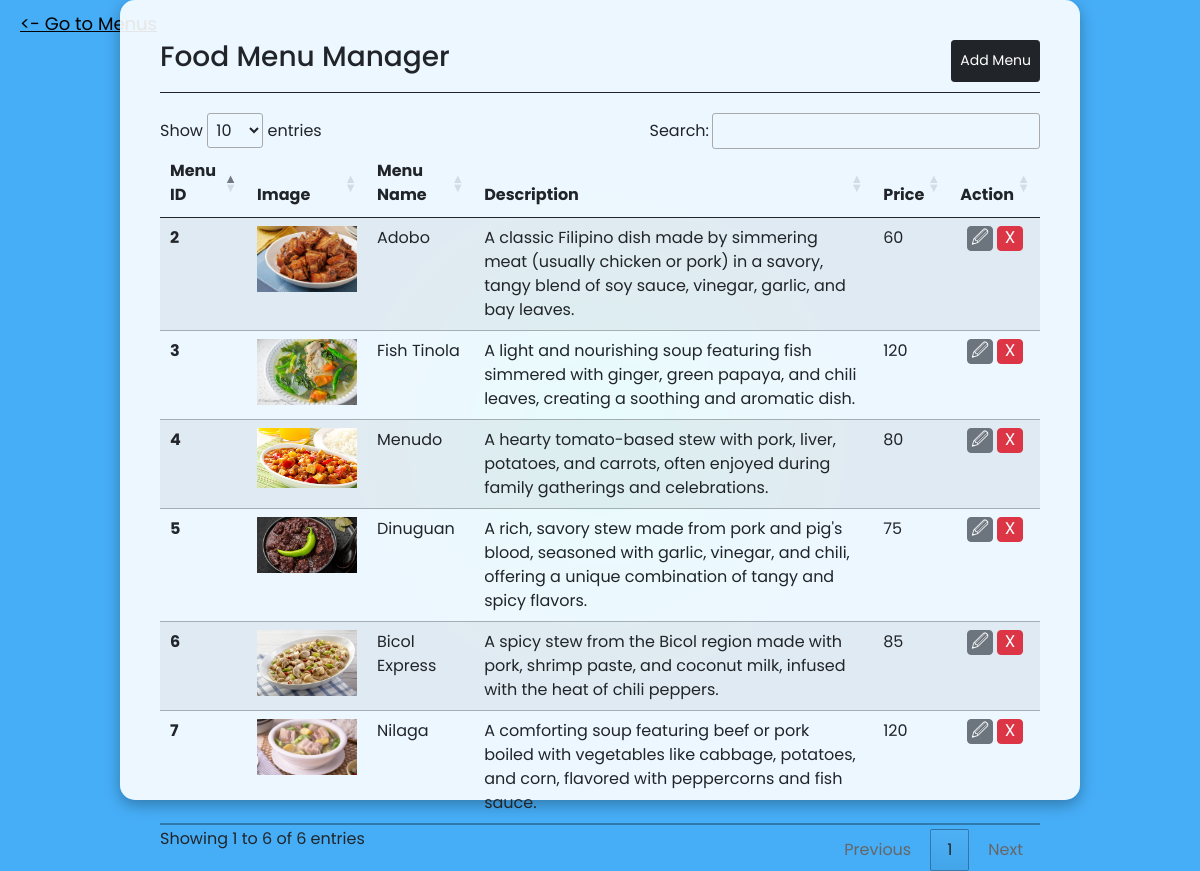
The app's page /menu-manager.php with its own data.
### tables this page shows
CREATE TABLE `tbl_menu` (
  `tbl_menu_id` int(11) NOT NULL,
  `image` varchar(255) NOT NULL,
  `name` varchar(255) NOT NULL,
  `description` varchar(255) NOT NULL,
  `price` int(11) NOT NULL
);

### menu-manager.php (the view, shortened to what this page needs)
<!DOCTYPE html>
<html lang="en">
<head>
    <link href="https://cdn.jsdelivr.net/npm/bootstrap@5.0.2/dist/css/bootstrap.min.css" rel="stylesheet">
    <link rel="stylesheet" href="https://cdn.datatables.net/1.13.7/css/jquery.dataTables.css" />
</head>
<body>
    <div class="main">
        <a href="./index.php"><- Go to Menus</a>
        <div class="container">
            <div class="header-container">
                <h3>Food Menu Manager</h3>
                <button type="button" class="btn btn-dark btn-sm" data-bs-toggle="modal" data-bs-target="#addMenuModal">
                    Add Menu
                </button>
            </div>
            <div class="menu-container">
                <table class="table table-striped table-hover table-sm" id="taskTable">
                    <thead>
                        <tr>
                            <th scope="col">Menu ID</th>
                            <th scope="col">Image</th>
                            <th scope="col">Menu Name</th>
                            <th scope="col">Description</th>
                            <th scope="col">Price</th>
                            <th scope="col">Action</th>
                        </tr>
                    </thead>
                    <tbody>
                        <?php
                            include('./conn/conn.php');
                            $stmt = $conn->prepare("SELECT * FROM tbl_menu");
                            $stmt->execute();
                            $result = $stmt->fetchAll();
                            foreach ($result as $row) {
                                $menuId = $row['tbl_menu_id'];
                                $image = $row['image'];
                                $name = $row['name'];
                                $description = $row['description'];
                                $price = $row['price'];
                                ?>
                                <tr>
                                    <th><?= $menuId ?></th>
                                    <td id="image-<?= $menuId ?>"> <img src="<?= $image ?>" alt="" width="100px"> </td>
                                    <td id="name-<?= $menuId ?>"><?= $name ?></td>
                                    <td id="description-<?= $menuId ?>"><?= $description ?></td>
                                    <td id="price-<?= $menuId ?>"><?= $price ?></td>
                                    <td>
                                        <div class="action-button">
                                            <button class="btn btn-secondary" onclick="updateMenu(<?= $menuId ?>)">&#128393;</button>
                                            <button class="btn btn-danger" onclick="deleteMenu(<?= $menuId ?>)">X</button>
                                        </div>
                                    </td>
                                </tr>
                                <?php
                            }
                        ?>
                    </tbody>
                </table>
            </div>
        </div>
    </div>
</body>
</html>

### menu-manager.php (style rules this page uses)
* { margin: 0; padding: 0; font-family: 'Poppins', sans-serif; }
body { background-image: radial-gradient(circle 248px at center, #16d9e3 0%, #30c7ec 47%, #46aef7 100%); background-repeat: no-repeat; background-attachment: fixed; background-size: cover; position: relative; }
.main { display: flex; justify-content: center; align-items: center; height: 100vh; }
.main > a { position: absolute; color: #000; font-size: 18px; top: 10px; left: 20px; }
.container { display: flex; flex-direction: column; align-items: center; padding: 40px 40px 30px 40px; background-color: rgba(255, 255, 255, 0.9); border-radius: 15px; box-shadow: rgba(0, 0, 0, 0.3) 0 5px 15px; width: 80%; height: 800px; position: absolute; }
.header-container { display: flex; justify-content: space-between; width: 100%; border-bottom: 1px solid; margin-bottom: 20px; padding-bottom: 10px; }
.header-container > h3 { font-weight: 500; }
.menu-container { position: relative; width: 100%; }
.action-button { display: flex; justify-content: center; }
.action-button > button { width: 25px; height: 25px; font-size: 17px; display: flex !important; justify-content: center; align-items: center; margin: 0px 2px; }

### records on screen
tbl_menu: tbl_menu_id "2", image (picture), name "Adobo", description "A classic Filipino dish made by simmering meat (usually chicken or pork) in a savory, tangy blend of soy sauce, vinegar, garlic, and bay leaves.", price "60"
tbl_menu: tbl_menu_id "3", image (picture), name "Fish Tinola", description "A light and nourishing soup featuring fish simmered with ginger, green papaya, and chili leaves, creating a soothing and aromatic dish.", price "120"
tbl_menu: tbl_menu_id "4", image (picture), name "Menudo", description "A hearty tomato-based stew with pork, liver, potatoes, and carrots, often enjoyed during family gatherings and celebrations.", price "80"
tbl_menu: tbl_menu_id "5", image (picture), name "Dinuguan", description "A rich, savory stew made from pork and pig's blood, seasoned with garlic, vinegar, and chili, offering a unique combination of tangy and spicy flavors.", price "75"
tbl_menu: tbl_menu_id "6", image (picture), name "Bicol Express", description "A spicy stew from the Bicol region made with pork, shrimp paste, and coconut milk, infused with the heat of chili peppers.", price "85"
tbl_menu: tbl_menu_id "7", image (picture), name "Nilaga", description "A comforting soup featuring beef or pork boiled with vegetables like cabbage, potatoes, and corn, flavored with peppercorns and fish sauce.", price "120"
